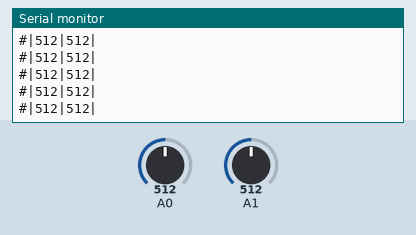
Bench run of a sketch on a simulated Arduino Uno, built with avr-gcc and run on an emulated ATmega328P. On the bench: the last lines printed to the serial monitor. Inputs (shaded band) come from the test bench; at power-on: A0 = 512, A1 = 512.

Above: at 1.2 s.
1.3 s: A0 set to 716
At 1.69 s:
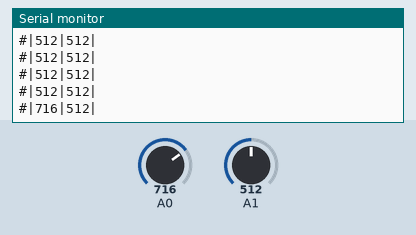
2.8 s: A1 set to 716
At 2.94 s:
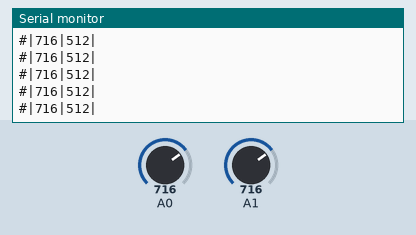
4.3 s: A0 set to 900
At 4.44 s:
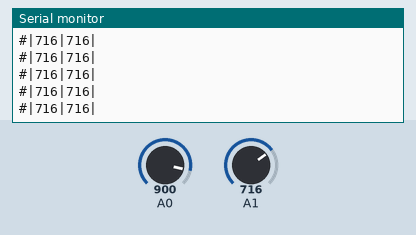
5.8 s: A1 set to 900
At 5.95 s:
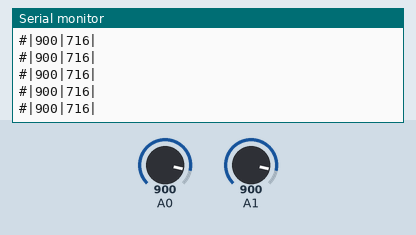
Timing chart, 0 to 8.3 s (numbered marks = the images above; inputs shaded):
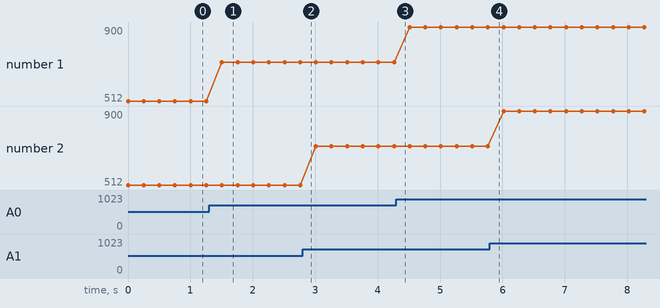

Measured:
- after the input at 1.3 s, the serial monitor: prints a new line after 0.21 s (image 1)
- plotted number 1: 512 → 716 after the input at 1.3 s, 716 → 900 after the input at 4.3 s

The sketch:

string_communication_one_way.ino
```cpp
int pot_values[2];
void setup() {
  // put your setup code here, to run once:
  Serial.begin(115200);
}

void loop() {
  // put your main code here, to run repeatedly:
  pot_values[0]=analogRead(A0);
  pot_values[1]= analogRead(A1);
  String msg = String("#") + "|" + String(pot_values[0]) + "|" + String(pot_values[1]) + "|";
  Serial.println(msg);
  delay(250);
}
```
